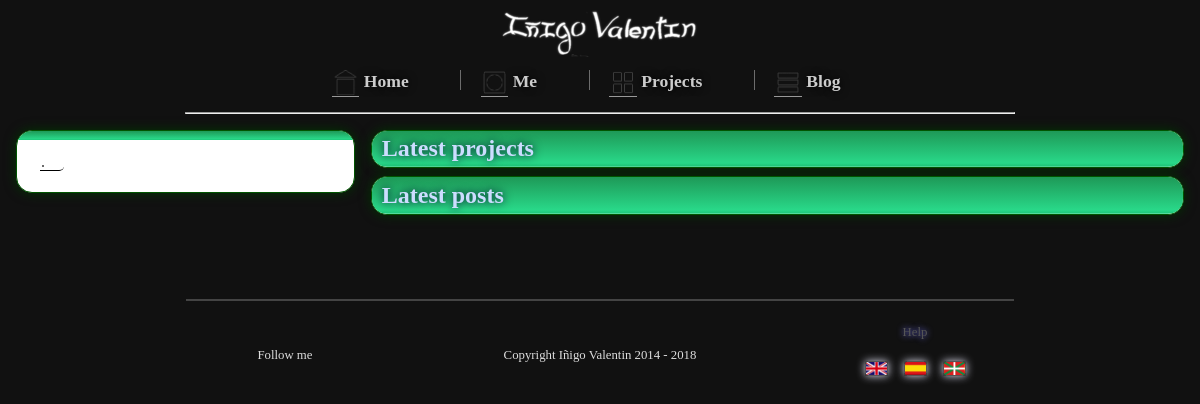
The page /en/ on the database its author committed.
### tables this page shows
CREATE TABLE text (
    id       VARCHAR(32),
    lang     VARCHAR(2)     REFERENCES lang.code,
    section  VARCHAR(32),
    text     VARCHAR(5000),
    file     VARCHAR(32),
    PRIMARY KEY(id, lang)
);

CREATE TABLE lang (
    code    VARCHAR(2)   PRIMARY KEY,
    name    VARCHAR(16)  NOT NULL,
    active  BOOLEAN      DEFAULT 0
);

### www/functions.php (called while the page is built, shortened)
<?php
    function get_protocol(){
        if (isset($_SERVER["HTTPS"]) && ($_SERVER["HTTPS"] == "on" || $_SERVER["HTTPS"] == 1) || isset($_SERVER["HTTP_X_FORWARDED_PROTO"]) && $_SERVER["HTTP_X_FORWARDED_PROTO"] == "https") {
            $protocol = "https://";
        }
        else {
            $protocol = "http://";
        }
        return $protocol;
    }
    function select_language($con){
        $available_languages = array();
        $q_lang = mysqli_query($con, "SELECT code FROM lang WHERE active = 1;");
        while ($r_lang = mysqli_fetch_array($q_lang)){
            array_push($available_languages, $r_lang["code"]);
        }
        $lang = substr($_SERVER["REQUEST_URI"], 1, 2);
        if (in_array($lang, $available_languages)){
            return $lang;
        }
    }
    function text($con, $id, $lang){
        $q = mysqli_query($con, "SELECT text, file FROM text WHERE id = '$id' AND lang = '$lang';");
        $r = mysqli_fetch_array($q);
        if (strlen($r["file"]) > 0){
            return file_get_contents($_SERVER["DOCUMENT_ROOT"] . "string/" . $r["file"]);
        }
        else{
            return $r["text"];
        }
    }
?>

### www/index.php (the view, shortened to what this page needs)
<?php
    $http_host = $_SERVER["HTTP_HOST"];
    $doc_root = $_SERVER["DOCUMENT_ROOT"] . "/";
    include $doc_root . "functions.php";
    $proto = get_protocol();
    $con = start_db();
    $server = $proto . $http_host;
    $lang = select_language($con);
    $lserver = $server . "/" . $lang;
?>
<!DOCTYPE html>
<html>
    <head>
    </head>
    <body>
        <div id='logo'>
            <img id='logo' src='<?=$lserver?>/img/logo/x6/inigovalentin.png' alt='<?=text($con, "USER_NAME", $lang);?>'/>
        </div>
<?php
        include $doc_root . "header.php";
?>
        <div id='content'>
            <div id='content_row'>
                <div class='content_cell' id='content_cell_profile'>
                    <div class='section'>
                        <h3 class='section_title'><?=text($con, "USER_NAME", $lang);?></h3>
                        <div class='entry'>
                            <img id='profile' src='<?=$lserver?>/img/profile/x6/0.png' alt='<?=text($con, "USER_NAME", $lang);?>' title='<?=text($con, "USER_NAME", $lang);?>' />
                            <span id='tagline'><?=text($con, "USER_TAGLINE", $lang);?></span>
                        </div>
                    </div>
                </div>
                <div class='content_cell' id='content_cell_content'>
                    <div class='section' id='projects_section'>
                        <h3 class='section_title'><?=text($con, "INDEX_LATEST_PROJECTS", $lang)?></h3>
                    </div>
                    <div class='section' id='blog_section'>
                        <h3 class='section_title'><?=text($con, 'INDEX_LATEST_POSTS', $lang)?></h3>
                    </div>
                </div>
            </div>
        </div>
<?php
        include $doc_root . "footer.php";
?>
    </body>
</html>

### www/header.php (shortened to what this page needs)
<div id='header_parent'>
    <nav id='header'>
        <a href='<?=$lserver?>/'>
            <span class='header_container'>
                <span class='header_icon_container'><img class='header_icon' alt='<?=text($con, "HEADER_HOME", $lang);?>' src='<?=$lserver?>/img/icon/home.gif'/></span>
                <?=text($con, "HEADER_HOME", $lang);?>
            </span>
        </a>
        <a href='<?=$lserver?>/profile/'>
            <span class='header_container'>
                <span class='header_icon_container'><img class='header_icon' alt='<?=text($con, "HEADER_ME", $lang);?>' src='<?=$lserver?>/img/icon/profile.gif'/></span>
                <?=text($con, "HEADER_PROFILE", $lang);?>
            </span>
        </a>
        <a href='<?=$lserver?>/project/'>
            <span class='header_container'>
                <span class='header_icon_container'><img class='header_icon' alt='<?=text($con, "HEADER_PROJECTS", $lang);?>' src='<?=$lserver?>/img/icon/project.gif'/></span>
                <?=text($con, "HEADER_PROJECTS", $lang);?>
            </span>
        </a>
        <a href='<?=$lserver?>/blog/'>
            <span class='header_container'>
                <span class='header_icon_container'><img class='header_icon' alt='<?=text($con, "HEADER_BLOG", $lang);?>' src='<?=$lserver?>/img/icon/blog.gif'/></span>
                <?=text($con, "HEADER_BLOG", $lang);?>
            </span>
        </a>
    </nav>
</div>
<hr id='header_separator'/>

### www/footer.php (shortened to what this page needs)
<div id='footer'>
    <hr id='footer_separator'/><br/>
    <table id='footer_table'>
        <tr>
            <td id='footer_left'>
                <span id='footer_follow' class='desktop'><?=text($con, "FOOTER_FOLLOW", $lang);?><br/></span>
            </td>
            <td id='footer_center'><?=str_replace("#YEAR#", date("Y"), text($con, "FOOTER_COPY", $lang));?></td>
            <td id='footer_right'>
                <a href='<?=$lserver?>/help/'><?=text($con, "FOOTER_HELP", $lang);?></a>
                <br/><br/>
<?php
                $q_lang = mysqli_query($con, "SELECT * FROM lang WHERE active = 1;");
                while ($r = mysqli_fetch_array($q_lang)){
                    $uri = $_SERVER["REQUEST_URI"];
                    if (substr($uri, 3, 1) == '/'){
                        $uri = substr($uri, 3);
                    }
                    $dest = $server . "/" . $r["code"] . $uri;
?>
                    <a class='lang' href='<?=$dest?>'><img src='<?=$lserver?>/img/lang/<?=$r["code"]?>.gif' alt='<?=$r['name']?>' /></a>
<?php
                }
?>
            </td>
        </tr>
    </table>
</div>

### rows shown on the page
text: text "Home"
text: text "Me"
text: text "Projects"
text: text "Blog"
text: text "Latest projects"
text: text "Latest posts"
text: text "Follow me"
text: text "Help"
lang: shows a picture
lang: shows a picture
lang: shows a picture
